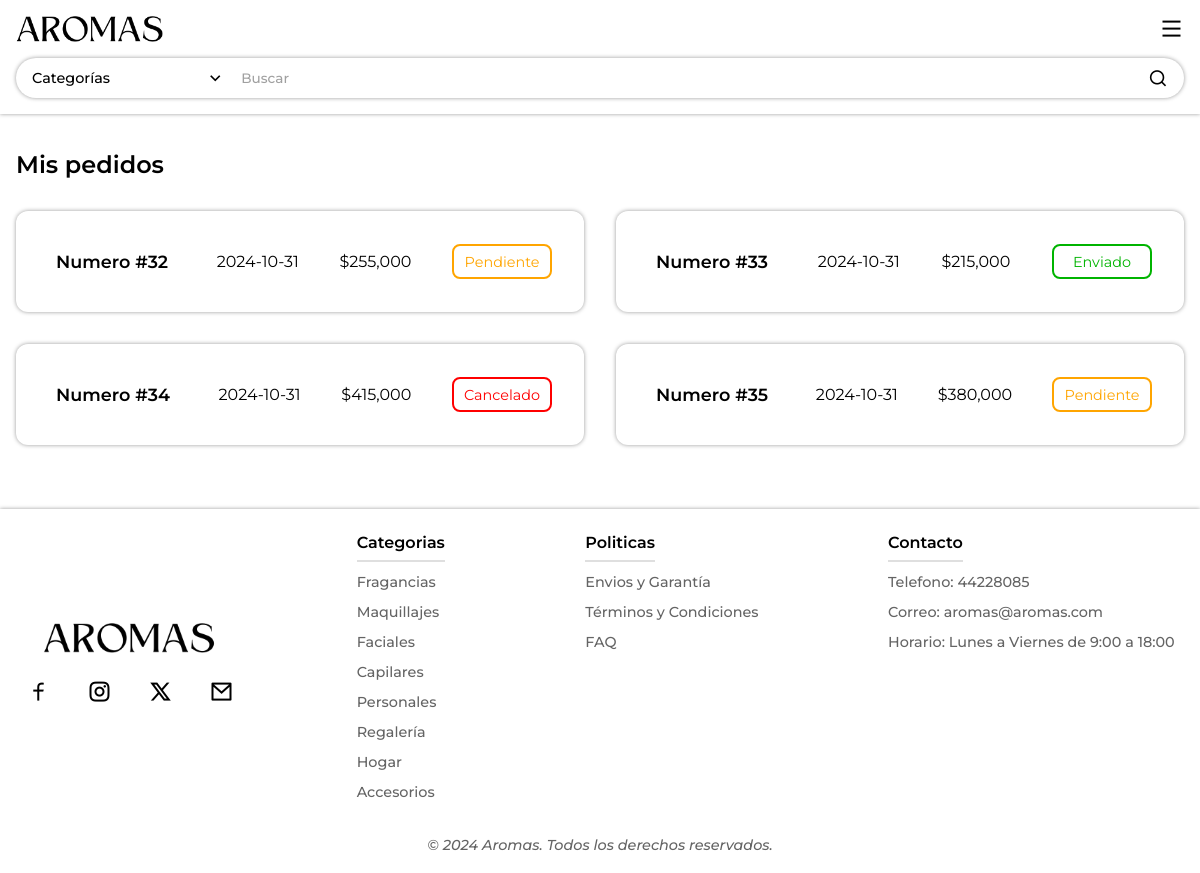
The page /php/pedidos.php (signed in) on the database its author committed.
### tables this page shows
CREATE TABLE `pedidos` (
  `id` int(11) NOT NULL,
  `usuario_id` int(11) DEFAULT NULL,
  `total` decimal(10,2) DEFAULT NULL,
  `envio` int(11) NOT NULL,
  `estado` enum('Pendiente','Enviado','Cancelado') DEFAULT 'Pendiente',
  `fecha_pedido` date NOT NULL DEFAULT current_timestamp()
);

### php/pedidos.php (the view, shortened to what this page needs)
<?php
        include 'db.php';
?>
<!DOCTYPE html>
<html lang="es">
<head>
    <link rel="stylesheet" href="../css/pedidos.css?v=<?php echo time(); ?>" />
    <link href="https://cdn.jsdelivr.net/npm/remixicon@4.3.0/fonts/remixicon.css" rel="stylesheet"/>
</head>
<body>
<?php include 'header.php'; ?>
<main>
    <section class="pedidos">
    <h1 class="hidden">Mis pedidos</h1>
    <div class="pedidos-container">
        <?php
            $id = $_SESSION['user_id'];
            $sql = "SELECT * FROM pedidos WHERE usuario_id = $id";
            $result = $conn->query($sql);
        if ($result->num_rows > 0) {
            while ($row = $result->fetch_assoc()) {?>
            <a href="pedido.php?id=<?php echo $row['id'];?>">
            <div class="pedido hidden">
                <h2>Numero #<?php echo $row['id']; ?></h2>
                <p><?php echo $row['fecha_pedido']; ?></p>
                <p><?php echo "$" . number_format($row['total'], 0); ?></p>
                <p class="estados <?php echo strtolower($row['estado']); ?>"><?php echo $row['estado']; ?></p>
            </div>
            </a>
        <?php
            }
        } else { ?>
            <div class="no-pedidos hidden">
                <p>No tenés pedidos.</p>
            </div>
        <?php
        }
        ?>
    </div>
    </section>
</main>
<?php include 'footer.php'; ?>
</body>
</html>

### css/pedidos.css (style rules this page uses)
body { display: grid; min-height: 100dvh; grid-template-rows: auto 1fr auto; }
html { height: 100%; }
body { min-height: 100%; display: flex; flex-direction: column; }
main { padding: 78.4px 8rem 0; }
.pedidos h1 { margin: 2rem 0; font-weight: 600; }
.pedidos-container { display: grid; grid-template-columns: 1fr 1fr; gap: 2rem; margin: 0 0 4rem; }
.pedido { display: flex; align-items: center; justify-content: space-between; box-shadow: 0 0 4px rgba(0, 0, 0, 0.4); border-radius: 12px; padding: 2rem; transition: .3s; cursor: pointer; gap: 1rem; }
.pedido h2 { font-size: 1.1rem; font-weight: 600; overflow: hidden; text-overflow: ellipsis; color: black; padding: .5rem; }
.pedido p { font-weight: 400; text-align: start; color: black; text-wrap: nowrap; }
.estados { width: 100px; display: flex; justify-content: center; font-size: .9rem; }
.enviado { color: rgb(0, 180, 0) !important; border: 2px solid rgb(0, 180, 0) !important; border-radius: 8px; padding: .4rem; }
.pendiente { color: orange !important; border: 2px solid orange !important; border-radius: 8px; padding: .4rem; }
.cancelado { color: red !important; border: 2px solid red !important; border-radius: 8px; padding: .4rem; }
@media screen and (max-width: 1250px) { main { padding: 118.1px 1rem 0; } }
.show { opacity: 1; animation: fade-in-up 1s; }

### css/header.css (style rules this page uses)
*, body, html { margin: 0; padding: 0; box-sizing: border-box; list-style-type: none; font-family: "Montserrat", sans-serif; text-decoration: none; }

### rows shown on the page
pedidos: id "32", fecha_pedido "2024-10-31", total "255,000", estado "Pendiente"
pedidos: id "33", fecha_pedido "2024-10-31", total "215,000", estado "Enviado"
pedidos: id "34", fecha_pedido "2024-10-31", total "415,000", estado "Cancelado"
pedidos: id "35", fecha_pedido "2024-10-31", total "380,000", estado "Pendiente"
